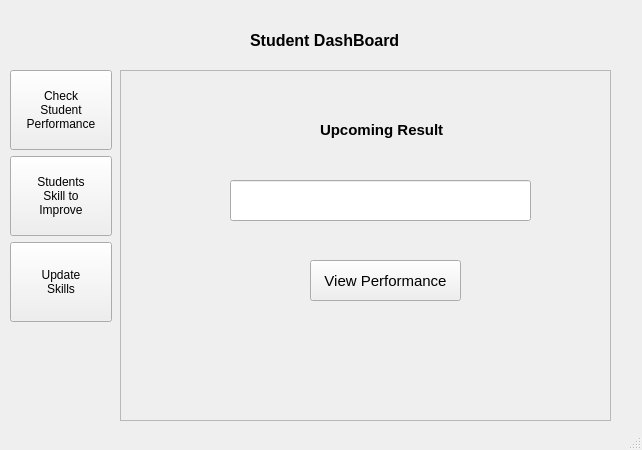
<?xml version="1.0" encoding="UTF-8"?>
<ui version="4.0">
 <class>MainWindow</class>
 <widget class="QMainWindow" name="MainWindow">
  <property name="geometry">
   <rect>
    <x>0</x>
    <y>0</y>
    <width>642</width>
    <height>450</height>
   </rect>
  </property>
  <property name="windowTitle">
   <string>MainWindow</string>
  </property>
  <widget class="QWidget" name="centralwidget">
   <widget class="QLabel" name="label">
    <property name="geometry">
     <rect>
      <x>250</x>
      <y>20</y>
      <width>161</width>
      <height>41</height>
     </rect>
    </property>
    <property name="font">
     <font>
      <pointsize>12</pointsize>
      <weight>75</weight>
      <bold>true</bold>
     </font>
    </property>
    <property name="text">
     <string>Student DashBoard</string>
    </property>
   </widget>
   <widget class="QWidget" name="verticalLayoutWidget">
    <property name="geometry">
     <rect>
      <x>10</x>
      <y>70</y>
      <width>102</width>
      <height>254</height>
     </rect>
    </property>
    <layout class="QVBoxLayout" name="verticalLayout_2">
     <item>
      <widget class="QPushButton" name="pushButton_5">
       <property name="minimumSize">
        <size>
         <width>80</width>
         <height>80</height>
        </size>
       </property>
       <property name="text">
        <string>Check
Student
Performance</string>
       </property>
      </widget>
     </item>
     <item>
      <widget class="QPushButton" name="pushButton_3">
       <property name="minimumSize">
        <size>
         <width>80</width>
         <height>80</height>
        </size>
       </property>
       <property name="text">
        <string>Students
Skill to
Improve</string>
       </property>
      </widget>
     </item>
     <item>
      <widget class="QPushButton" name="pushButton">
       <property name="minimumSize">
        <size>
         <width>80</width>
         <height>80</height>
        </size>
       </property>
       <property name="text">
        <string>Update
Skills</string>
       </property>
      </widget>
     </item>
    </layout>
   </widget>
   <widget class="QFrame" name="frame">
    <property name="geometry">
     <rect>
      <x>120</x>
      <y>70</y>
      <width>491</width>
      <height>351</height>
     </rect>
    </property>
    <property name="font">
     <font>
      <weight>75</weight>
      <bold>true</bold>
     </font>
    </property>
    <property name="frameShape">
     <enum>QFrame::StyledPanel</enum>
    </property>
    <property name="frameShadow">
     <enum>QFrame::Raised</enum>
    </property>
    <widget class="QLineEdit" name="lineEdit">
     <property name="geometry">
      <rect>
       <x>110</x>
       <y>110</y>
       <width>301</width>
       <height>41</height>
      </rect>
     </property>
    </widget>
    <widget class="QLabel" name="label_2">
     <property name="geometry">
      <rect>
       <x>200</x>
       <y>50</y>
       <width>151</width>
       <height>20</height>
      </rect>
     </property>
     <property name="font">
      <font>
       <pointsize>11</pointsize>
       <weight>75</weight>
       <bold>true</bold>
      </font>
     </property>
     <property name="text">
      <string>Upcoming Result</string>
     </property>
    </widget>
    <widget class="QPushButton" name="pushButton_2">
     <property name="geometry">
      <rect>
       <x>190</x>
       <y>190</y>
       <width>151</width>
       <height>41</height>
      </rect>
     </property>
     <property name="font">
      <font>
       <pointsize>11</pointsize>
       <weight>50</weight>
       <bold>false</bold>
      </font>
     </property>
     <property name="text">
      <string>View Performance</string>
     </property>
    </widget>
   </widget>
  </widget>
  <widget class="QStatusBar" name="statusbar"/>
 </widget>
 <resources/>
 <connections/>
</ui>
